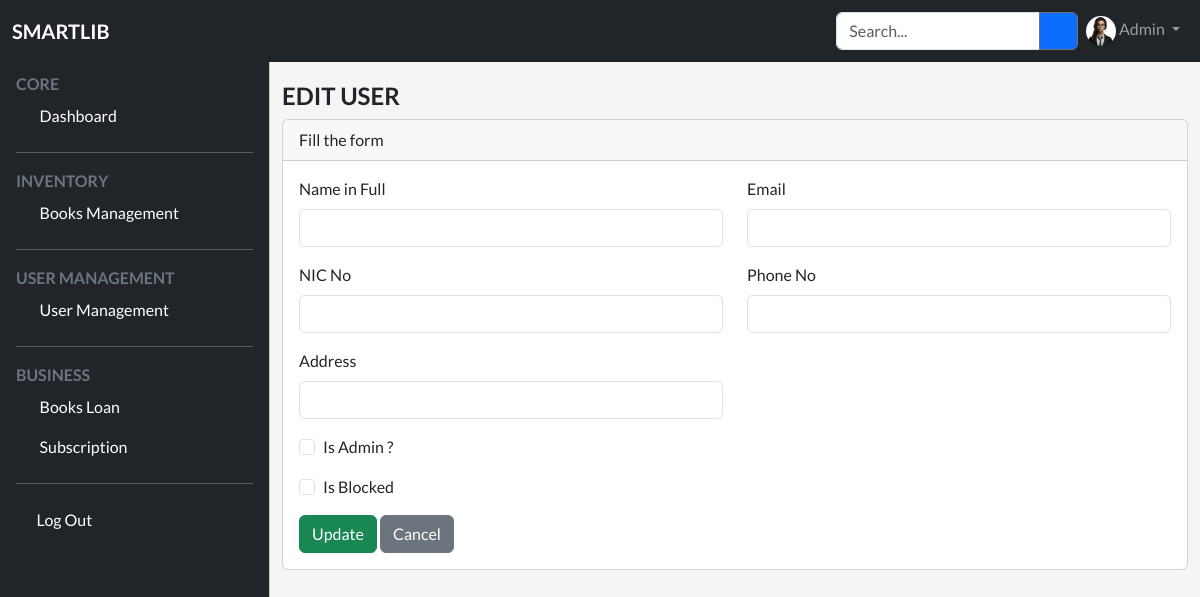
/admin/users/edit.php?6F3F4017-5D77-4367-AB8E-9C9564DB7676, run on an earlier commit of the app's database.
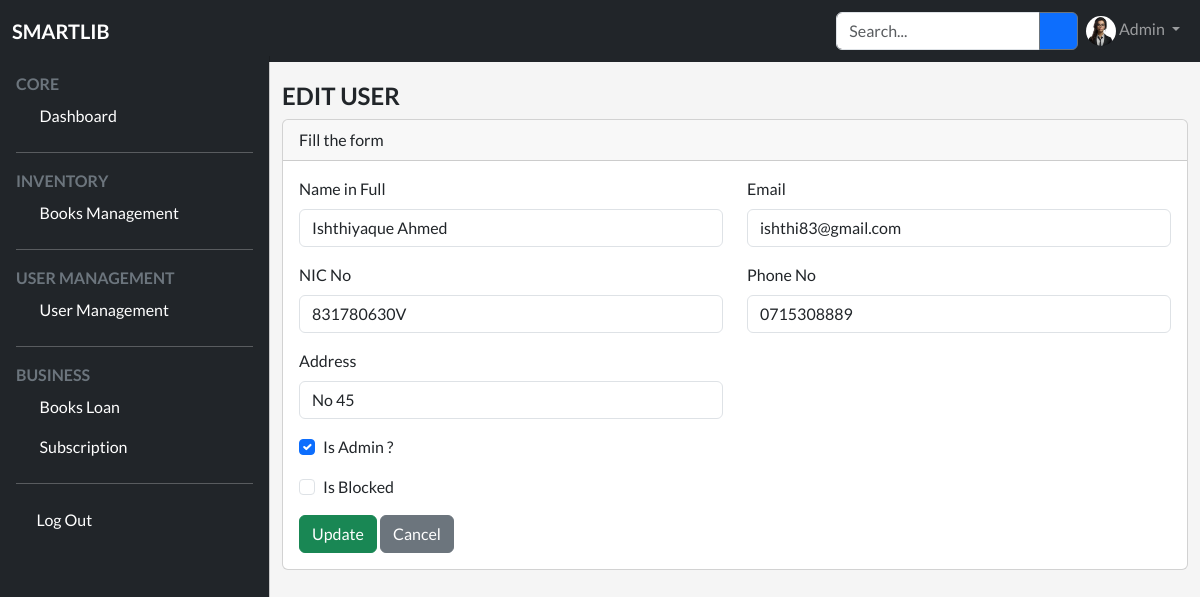
And on a later commit of the database.
### tables this page shows
CREATE TABLE `users` (
  `guid` varchar(50) DEFAULT NULL,
  `id` int(11) NOT NULL AUTO_INCREMENT,
  `name` varchar(255) DEFAULT NULL,
  `email` varchar(100) DEFAULT NULL,
  `nic_no` varchar(50) NOT NULL,
  `phone_no` varchar(20) DEFAULT NULL,
  `address` varchar(200) DEFAULT NULL,
  `password` varchar(255) DEFAULT NULL,
  `profile_pic` varchar(255) DEFAULT NULL,
  `created_at` timestamp NOT NULL DEFAULT current_timestamp(),
  `updated_at` timestamp NULL DEFAULT NULL,
  `is_admin` bit(1) DEFAULT b'0',
  `reset_code` varchar(50) DEFAULT NULL,
  `reset_at` timestamp NULL DEFAULT NULL,
  `is_blocked` bit(1) DEFAULT b'0',
  PRIMARY KEY (`id`)
);

### admin/models/users.php (called while the page is built, shortened)
<?php
function getUserByGUID($conn, $guid)
{
    $sql = "SELECT * FROM users WHERE guid = '$guid'";
    return $conn->query($sql);
}
?>

### admin/users/edit.php (the view, shortened to what this page needs)
<?php
include_once("../../config/database.php");
include_once("../models/users.php");
include_once("../../include/header.php");
include_once("../../include/topbar.php");
include_once("../../include/sidebar.php");
$memberName = '';
$email = '';
$phoneNo = '';
$nicNo = '';
$address = '';
$is_admin = '';
$is_blocked = '';
$guid = $_SERVER['QUERY_STRING'];
$member = getUserByGUID($conn, $guid);
if ($member->num_rows > 0) {
    while ($row = $member->fetch_assoc()) {
        $memberName = $row['name'];
        $email = $row['email'];
        $nicNo = $row['nic_no'];
        $phoneNo = $row['phone_no'];
        $address = $row['address'];
        $is_admin=$row['is_admin'];
        $is_blocked=$row['is_blocked'];
    }
}
?>
<main class="mt-1 pt-3">
    <div class="container-fluid">
        <div class="row dashboard-counts">
            <div class="col-md-12">
                <h4 class="fw-bold text-uppercase"> Edit User </h4>
            </div>
            <div class="col-md-12">
                <div class="card">
                    <div class="card-header">
                        Fill the form
                    </div>
                    <div class="card-body">
                        <form method="post" action="<?php echo ADMIN_BASE_URL?>users/edit.php">
                            <div class="row">
                                <div class="col-md-6">
                                    <div class="mb-3">
                                        <label class="form-label">Name in Full</label>
                                        <input type="text" class="form-control" name="name" required value="<?php echo $memberName ?>" />
                                    </div>
                                </div>
                                <div class="col-md-6">
                                    <div class="mb-3">
                                        <label class="form-label">Email</label>
                                        <input type="email" class="form-control" name="email" required value="<?php echo $email ?>" />
                                    </div>
                                </div>
                                <div class="col-md-6">
                                    <div class="mb-3">
                                        <label class="form-label">NIC No</label>
                                        <input type="text" class="form-control" name="nic_no" required value="<?php echo $nicNo ?>" />
                                    </div>
                                </div>
                                <div class="col-md-6">
                                    <div class="mb-3">
                                        <label class="form-label">Phone No</label>
                                        <input type="text" class="form-control" name="phone_no" required value="<?php echo $phoneNo ?>" />
                                    </div>
                                </div>
                                <div class="col-md-6">
                                    <div class="mb-3">
                                        <label class="form-label">Address</label>
                                        <input type="text" class="form-control" name="address" required value="<?php echo $address ?>" />
                                    </div>
                                    <div class="mb-3 form-check">
                                        <input type="checkbox" class="form-check-input" id="is_admin" name="is_admin" <?php echo ($is_admin == 1) ? 'checked' : ''; ?> />
                                        <label class="form-check-label" for="is_admin">Is Admin ?</label>
                                    </div>
                                    <div class="mb-3 form-check">
                                        <input type="checkbox" class="form-check-input" id="is_blocked" name="is_blocked" <?php echo ($is_blocked == 1) ? 'checked' : ''; ?>/>
                                        <label class="form-check-label" for="is_blocked">Is Blocked</label>
                                    </div>
                                </div>
                                <div class="col-md-12">
                                    <button type="submit" name="update" class="btn btn-success">Update</button>
                                    <button type="reset" class="btn btn-secondary">Cancel</button>
                                </div>
                            </div>
                        </form>
                    </div>
                </div>
            </div>
        </div>
    </div>
</main>
<?php include_once("../../include/footer.php"); ?>

What changed in the data, as far as the page shows it:
added users: name "Ishthiyaque Ahmed", email "ishthi83@gmail.com", nic_no "831780630V", phone_no "0715308889", address "No 45", is_admin "☑"
Also different on the page:
form field is_admin: "☐" → (not shown)
form field is_blocked: "☐" → (not shown)
